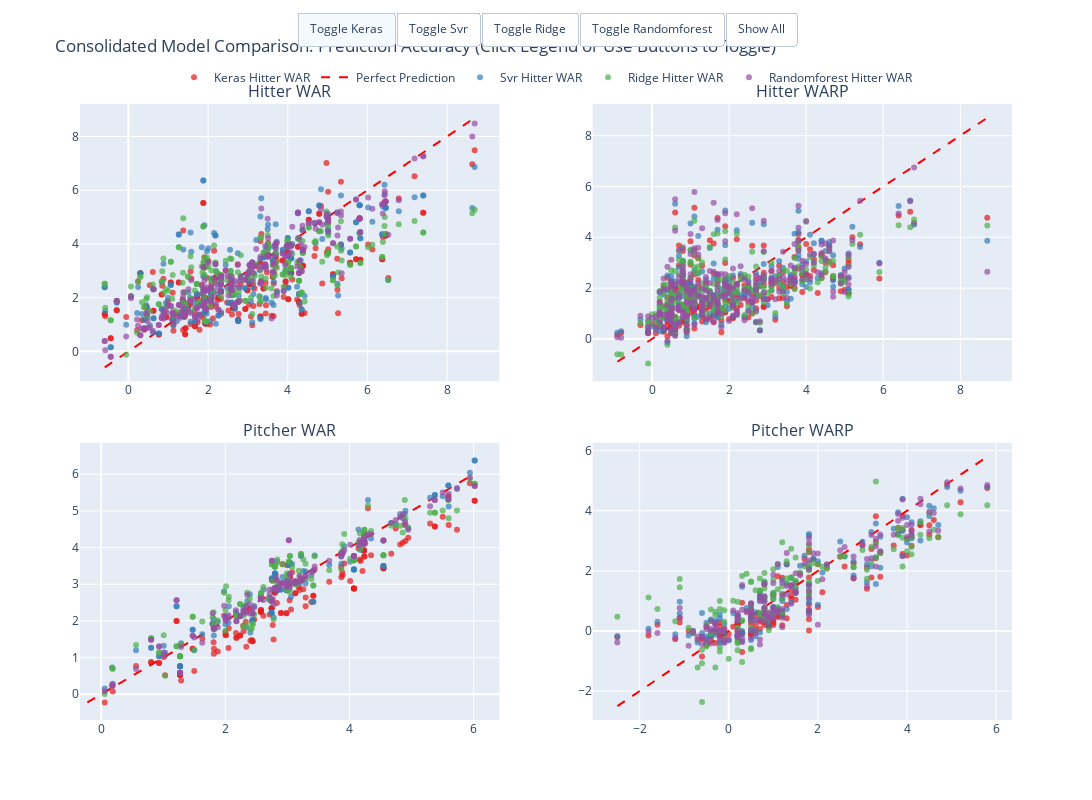
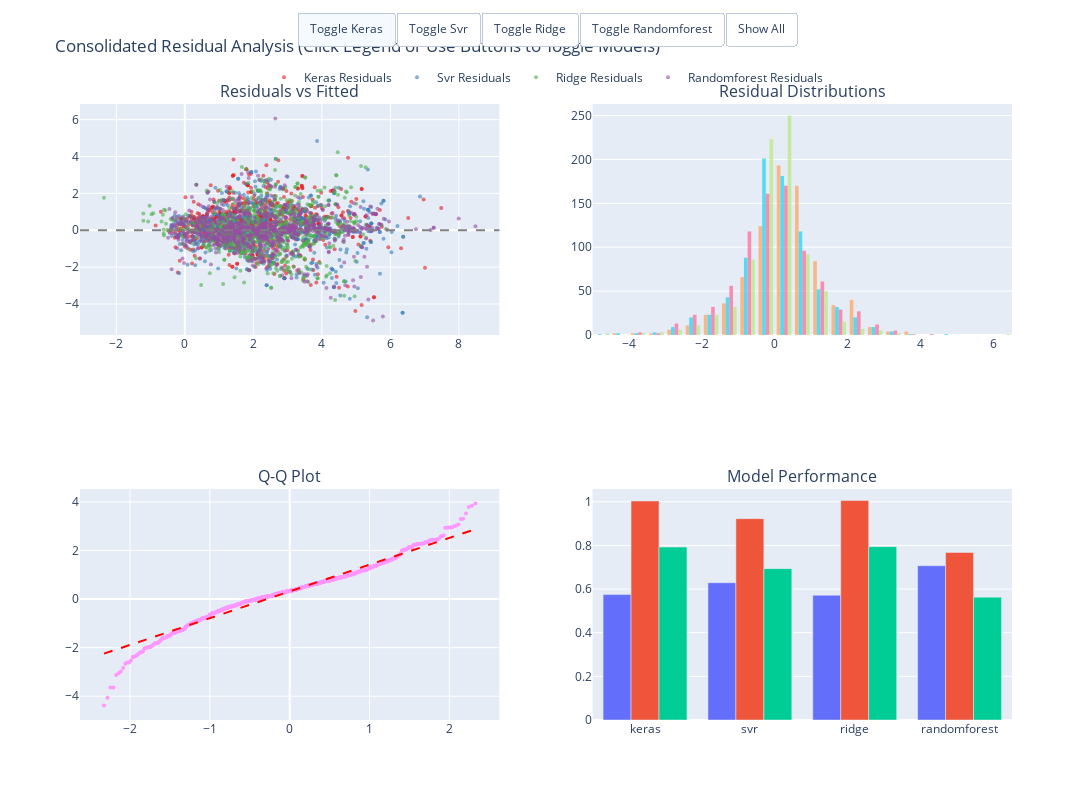

These figures' notebook cell, in order:
### Code cell
# === COMPREHENSIVE MODEL ANALYSIS WITH ENHANCED VISUALIZATIONS ===
def analyze_model_performance_with_visualizations(model_results):
    """Comprehensive model analysis with restored visualization capabilities"""
    print("COMPREHENSIVE MODEL ANALYSIS WITH ENHANCED VISUALIZATIONS")
    print("="*70)
    
    # Auto-select best models for comparison
    best_models = select_best_models_by_category(model_results)
    print(f"Selected best models: {[m.upper() for m in best_models]}")
    
    # 1. Consolidated Model Comparison
    print("\nCreating consolidated model comparison plots...")
    comparison_stats = plot_consolidated_model_comparison(
        model_results, 
        model_names=best_models,
        show_residuals=True,
        show_metrics=True
    )
    
    # 2. Enhanced Quadrant Analysis
    print("\nCreating enhanced quadrant analysis with dual accuracy zones...")
    plot_quadrant_analysis_px_toggle(
        model_results,
        model_names=best_models,
        show_hitters=True,
        show_pitchers=True
    )
    
    # 3. Animated Temporal Analysis
    print("\nCreating animated temporal analysis...")
    plot_war_warp_animated(
        model_results,
        model_names=best_models,
        show_hitters=True,
        show_pitchers=True
    )
    
    # 4. Comprehensive Residual Analysis
    print("\nSEARCH Creating comprehensive residual analysis...")
    residual_stats = plot_comprehensive_residual_analysis(
        model_results,
        model_names=best_models
    )
    
    print("\nSUCCESS COMPREHENSIVE ANALYSIS COMPLETE!")
    print("Consolidated visualizations: All models compared on unified plots")
    print("Enhanced quadrant analysis: Dual accuracy zones with animation")
    print("Temporal analysis: Year-over-year performance evolution") 
    print("Residual diagnostics: Comprehensive model validation")
    print("Interactive features: Click legends, toggle traces, animate through time")
    
    return {
        'best_models': best_models,
        'comparison_stats': comparison_stats,
        'residual_stats': residual_stats,
        'model_results': model_results
    }

# Execute comprehensive analysis (only run if model_results exists and has results)
try:
    if 'model_results' in locals() and len(model_results.results) > 0:
        comprehensive_analysis = analyze_model_performance_with_visualizations(model_results)
        print("\nCOMPREHENSIVE ANALYSIS WITH RESTORED VISUALIZATIONS COMPLETE!")
    else:
        print("No model results available for analysis - run model training first")
        comprehensive_analysis = None
except Exception as e:
    print(f"Comprehensive analysis failed: {e}")
    comprehensive_analysis = None

### Figure 1 — Plotly figure (JSON) as saved in the notebook; plotly's stock layout.template omitted (floating-point values rounded to 4 significant figures; data arrays with more than 128 entries replaced by an {"elided": "..."} marker saying what was removed)
{"data": [{"hovertemplate": "<b>%{text}</b><br>Actual: %{x:.3f}<br>Predicted: %{y:.3f}<br>Model: Keras<br><extra></extra>", "legendgroup": "Keras", "marker": {"color": "rgb(228,26,28)", "opacity": 0.7, "size": 6}, "mode": "markers", "name": "Keras Hitter WAR", "showlegend": true, "text": {"elided": "262 str values"}, "type": "scatter", "x": {"elided": "262 float values"}, "xaxis": "x", "y": {"elided": "262 float values"}, "yaxis": "y"}, {"legendgroup": "Perfect Prediction", "line": {"color": "red", "dash": "dash", "width": 2}, "mode": "lines", "name": "Perfect Prediction", "showlegend": true, "type": "scatter", "x": [-0.5952, 8.694], "xaxis": "x", "y": [-0.5952, 8.694], "yaxis": "y"}, {"hovertemplate": "<b>%{text}</b><br>Actual: %{x:.3f}<br>Predicted: %{y:.3f}<br>Model: Svr<br><extra></extra>", "legendgroup": "Svr", "marker": {"color": "rgb(55,126,184)", "opacity": 0.7, "size": 6}, "mode": "markers", "name": "Svr Hitter WAR", "showlegend": true, "text": {"elided": "262 str values"}, "type": "scatter", "x": {"elided": "262 float values"}, "xaxis": "x", "y": {"elided": "262 float values"}, "yaxis": "y"}, {"hovertemplate": "<b>%{text}</b><br>Actual: %{x:.3f}<br>Predicted: %{y:.3f}<br>Model: Ridge<br><extra></extra>", "legendgroup": "Ridge", "marker": {"color": "rgb(77,175,74)", "opacity": 0.7, "size": 6}, "mode": "markers", "name": "Ridge Hitter WAR", "showlegend": true, "text": {"elided": "262 str values"}, "type": "scatter", "x": {"elided": "262 float values"}, "xaxis": "x", "y": {"elided": "262 float values"}, "yaxis": "y"}, {"hovertemplate": "<b>%{text}</b><br>Actual: %{x:.3f}<br>Predicted: %{y:.3f}<br>Model: Randomforest<br><extra></extra>", "legendgroup": "Randomforest", "marker": {"color": "rgb(152,78,163)", "opacity": 0.7, "size": 6}, "mode": "markers", "name": "Randomforest Hitter WAR", "showlegend": true, "text": {"elided": "262 str values"}, "type": "scatter", "x": {"elided": "262 float values"}, "xaxis": "x", "y": {"elided": "262 float values"}, "yaxis": "y"}, {"hovertemplate": "<b>%{text}</b><br>Actual: %{x:.3f}<br>Predicted: %{y:.3f}<br>Model: Keras<br><extra></extra>", "legendgroup": "Keras", "marker": {"color": "rgb(228,26,28)", "opacity": 0.7, "size": 6}, "mode": "markers", "name": "Keras Hitter WARP", "showlegend": false, "text": {"elided": "262 str values"}, "type": "scatter", "x": {"elided": "262 float values"}, "xaxis": "x2", "y": {"elided": "262 float values"}, "yaxis": "y2"}, {"legendgroup": "Perfect Prediction", "line": {"color": "red", "dash": "dash", "width": 2}, "mode": "lines", "name": "Perfect Prediction", "showlegend": false, "type": "scatter", "x": [-0.9, 8.7], "xaxis": "x2", "y": [-0.9, 8.7], "yaxis": "y2"}, {"hovertemplate": "<b>%{text}</b><br>Actual: %{x:.3f}<br>Predicted: %{y:.3f}<br>Model: Svr<br><extra></extra>", "legendgroup": "Svr", "marker": {"color": "rgb(55,126,184)", "opacity": 0.7, "size": 6}, "mode": "markers", "name": "Svr Hitter WARP", "showlegend": false, "text": {"elided": "262 str values"}, "type": "scatter", "x": {"elided": "262 float values"}, "xaxis": "x2", "y": {"elided": "262 float values"}, "yaxis": "y2"}, {"hovertemplate": "<b>%{text}</b><br>Actual: %{x:.3f}<br>Predicted: %{y:.3f}<br>Model: Ridge<br><extra></extra>", "legendgroup": "Ridge", "marker": {"color": "rgb(77,175,74)", "opacity": 0.7, "size": 6}, "mode": "markers", "name": "Ridge Hitter WARP", "showlegend": false, "text": {"elided": "262 str values"}, "type": "scatter", "x": {"elided": "262 float values"}, "xaxis": "x2", "y": {"elided": "262 float values"}, "yaxis": "y2"}, {"hovertemplate": "<b>%{text}</b><br>Actual: %{x:.3f}<br>Predicted: %{y:.3f}<br>Model: Randomforest<br><extra></extra>", "legendgroup": "Randomforest", "marker": {"color": "rgb(152,78,163)", "opacity": 0.7, "size": 6}, "mode": "markers", "name": "Randomforest Hitter WARP", "showlegend": false, "text": {"elided": "262 str values"}, "type": "scatter", "x": {"elided": "262 float values"}, "xaxis": "x2", "y": {"elided": "262 float values"}, "yaxis": "y2"}, {"hovertemplate": "<b>%{text}</b><br>Actual: %{x:.3f}<br>Predicted: %{y:.3f}<br>Model: Keras<br><extra></extra>", "legendgroup": "Keras", "marker": {"color": "rgb(228,26,28)", "opacity": 0.7, "size": 6}, "mode": "markers", "name": "Keras Pitcher WAR", "showlegend": false, "text": {"elided": "143 str values"}, "type": "scatter", "x": {"elided": "143 float values"}, "xaxis": "x3", "y": {"elided": "143 float values"}, "yaxis": "y3"}, {"legendgroup": "Perfect Prediction", "line": {"color": "red", "dash": "dash", "width": 2}, "mode": "lines", "name": "Perfect Prediction", "showlegend": false, "type": "scatter", "x": [-0.2218, 6.016], "xaxis": "x3", "y": [-0.2218, 6.016], "yaxis": "y3"}, {"hovertemplate": "<b>%{text}</b><br>Actual: %{x:.3f}<br>Predicted: %{y:.3f}<br>Model: Svr<br><extra></extra>", "legendgroup": "Svr", "marker": {"color": "rgb(55,126,184)", "opacity": 0.7, "size": 6}, "mode": "markers", "name": "Svr Pitcher WAR", "showlegend": false, "text": {"elided": "143 str values"}, "type": "scatter", "x": {"elided": "143 float values"}, "xaxis": "x3", "y": {"elided": "143 float values"}, "yaxis": "y3"}, {"hovertemplate": "<b>%{text}</b><br>Actual: %{x:.3f}<br>Predicted: %{y:.3f}<br>Model: Ridge<br><extra></extra>", "legendgroup": "Ridge", "marker": {"color": "rgb(77,175,74)", "opacity": 0.7, "size": 6}, "mode": "markers", "name": "Ridge Pitcher WAR", "showlegend": false, "text": {"elided": "143 str values"}, "type": "scatter", "x": {"elided": "143 float values"}, "xaxis": "x3", "y": {"elided": "143 float values"}, "yaxis": "y3"}, {"hovertemplate": "<b>%{text}</b><br>Actual: %{x:.3f}<br>Predicted: %{y:.3f}<br>Model: Randomforest<br><extra></extra>", "legendgroup": "Randomforest", "marker": {"color": "rgb(152,78,163)", "opacity": 0.7, "size": 6}, "mode": "markers", "name": "Randomforest Pitcher WAR", "showlegend": false, "text": {"elided": "143 str values"}, "type": "scatter", "x": {"elided": "143 float values"}, "xaxis": "x3", "y": {"elided": "143 float values"}, "yaxis": "y3"}, {"hovertemplate": "<b>%{text}</b><br>Actual: %{x:.3f}<br>Predicted: %{y:.3f}<br>Model: Keras<br><extra></extra>", "legendgroup": "Keras", "marker": {"color": "rgb(228,26,28)", "opacity": 0.7, "size": 6}, "mode": "markers", "name": "Keras Pitcher WARP", "showlegend": false, "text": {"elided": "143 str values"}, "type": "scatter", "x": {"elided": "143 float values"}, "xaxis": "x4", "y": {"elided": "143 float values"}, "yaxis": "y4"}, {"legendgroup": "Perfect Prediction", "line": {"color": "red", "dash": "dash", "width": 2}, "mode": "lines", "name": "Perfect Prediction", "showlegend": false, "type": "scatter", "x": [-2.5, 5.8], "xaxis": "x4", "y": [-2.5, 5.8], "yaxis": "y4"}, {"hovertemplate": "<b>%{text}</b><br>Actual: %{x:.3f}<br>Predicted: %{y:.3f}<br>Model: Svr<br><extra></extra>", "legendgroup": "Svr", "marker": {"color": "rgb(55,126,184)", "opacity": 0.7, "size": 6}, "mode": "markers", "name": "Svr Pitcher WARP", "showlegend": false, "text": {"elided": "143 str values"}, "type": "scatter", "x": {"elided": "143 float values"}, "xaxis": "x4", "y": {"elided": "143 float values"}, "yaxis": "y4"}, {"hovertemplate": "<b>%{text}</b><br>Actual: %{x:.3f}<br>Predicted: %{y:.3f}<br>Model: Ridge<br><extra></extra>", "legendgroup": "Ridge", "marker": {"color": "rgb(77,175,74)", "opacity": 0.7, "size": 6}, "mode": "markers", "name": "Ridge Pitcher WARP", "showlegend": false, "text": {"elided": "143 str values"}, "type": "scatter", "x": {"elided": "143 float values"}, "xaxis": "x4", "y": {"elided": "143 float values"}, "yaxis": "y4"}, {"hovertemplate": "<b>%{text}</b><br>Actual: %{x:.3f}<br>Predicted: %{y:.3f}<br>Model: Randomforest<br><extra></extra>", "legendgroup": "Randomforest", "marker": {"color": "rgb(152,78,163)", "opacity": 0.7, "size": 6}, "mode": "markers", "name": "Randomforest Pitcher WARP", "showlegend": false, "text": {"elided": "143 str values"}, "type": "scatter", "x": {"elided": "143 float values"}, "xaxis": "x4", "y": {"elided": "143 float values"}, "yaxis": "y4"}], "layout": {"annotations": [{"font": {"size": 16}, "showarrow": false, "text": "Hitter WAR", "x": 0.225, "xanchor": "center", "xref": "paper", "y": 1, "yanchor": "bottom", "yref": "paper"}, {"font": {"size": 16}, "showarrow": false, "text": "Hitter WARP", "x": 0.775, "xanchor": "center", "xref": "paper", "y": 1, "yanchor": "bottom", "yref": "paper"}, {"font": {"size": 16}, "showarrow": false, "text": "Pitcher WAR", "x": 0.225, "xanchor": "center", "xref": "paper", "y": 0.45, "yanchor": "bottom", "yref": "paper"}, {"font": {"size": 16}, "showarrow": false, "text": "Pitcher WARP", "x": 0.775, "xanchor": "center", "xref": "paper", "y": 0.45, "yanchor": "bottom", "yref": "paper"}], "height": 800, "legend": {"orientation": "h", "x": 0.5, "xanchor": "center", "y": 1.02, "yanchor": "bottom"}, "title": {"text": "Consolidated Model Comparison: Prediction Accuracy (Click Legend or Use Buttons to Toggle)"}, "updatemenus": [{"buttons": [{"args": [{"visible": "toggle"}, [0, 5, 10, 15]], "label": "Toggle Keras", "method": "restyle"}, {"args": [{"visible": "toggle"}, [2, 7, 12, 17]], "label": "Toggle Svr", "method": "restyle"}, {"args": [{"visible": "toggle"}, [3, 8, 13, 18]], "label": "Toggle Ridge", "method": "restyle"}, {"args": [{"visible": "toggle"}, [4, 9, 14, 19]], "label": "Toggle Randomforest", "method": "restyle"}, {"args": [{"visible": true}, [0, 1, 2, 3, 4, 5, 6, 7, 8, 9, 10, 11, 12, 13, 14, 15, 16, 17, 18, 19]], "label": "Show All", "method": "restyle"}], "direction": "right", "type": "buttons", "x": 0.5, "xanchor": "center", "y": 1.15, "yanchor": "top"}], "width": 1200, "xaxis": {"anchor": "y", "domain": [0, 0.45]}, "xaxis2": {"anchor": "y2", "domain": [0.55, 1]}, "xaxis3": {"anchor": "y3", "domain": [0, 0.45]}, "xaxis4": {"anchor": "y4", "domain": [0.55, 1]}, "yaxis": {"anchor": "x", "domain": [0.55, 1]}, "yaxis2": {"anchor": "x2", "domain": [0.55, 1]}, "yaxis3": {"anchor": "x3", "domain": [0, 0.45]}, "yaxis4": {"anchor": "x4", "domain": [0, 0.45]}}}

### Figure 2 — Plotly figure (JSON) as saved in the notebook; plotly's stock layout.template omitted (floating-point values rounded to 4 significant figures; data arrays with more than 128 entries replaced by an {"elided": "..."} marker saying what was removed)
{"data": [{"legendgroup": "Keras", "marker": {"color": "rgb(228,26,28)", "opacity": 0.6, "size": 4}, "mode": "markers", "name": "Keras Residuals", "showlegend": true, "type": "scatter", "x": {"elided": "810 float values"}, "xaxis": "x", "y": {"elided": "810 float values"}, "yaxis": "y"}, {"legendgroup": "Svr", "marker": {"color": "rgb(55,126,184)", "opacity": 0.6, "size": 4}, "mode": "markers", "name": "Svr Residuals", "showlegend": true, "type": "scatter", "x": {"elided": "810 float values"}, "xaxis": "x", "y": {"elided": "810 float values"}, "yaxis": "y"}, {"legendgroup": "Ridge", "marker": {"color": "rgb(77,175,74)", "opacity": 0.6, "size": 4}, "mode": "markers", "name": "Ridge Residuals", "showlegend": true, "type": "scatter", "x": {"elided": "810 float values"}, "xaxis": "x", "y": {"elided": "810 float values"}, "yaxis": "y"}, {"legendgroup": "Randomforest", "marker": {"color": "rgb(152,78,163)", "opacity": 0.6, "size": 4}, "mode": "markers", "name": "Randomforest Residuals", "showlegend": true, "type": "scatter", "x": {"elided": "810 float values"}, "xaxis": "x", "y": {"elided": "810 float values"}, "yaxis": "y"}, {"legendgroup": "Keras", "name": "Keras Distribution", "nbinsx": 30, "opacity": 0.7, "showlegend": false, "type": "histogram", "x": {"elided": "810 float values"}, "xaxis": "x2", "yaxis": "y2"}, {"legendgroup": "Svr", "name": "Svr Distribution", "nbinsx": 30, "opacity": 0.7, "showlegend": false, "type": "histogram", "x": {"elided": "810 float values"}, "xaxis": "x2", "yaxis": "y2"}, {"legendgroup": "Ridge", "name": "Ridge Distribution", "nbinsx": 30, "opacity": 0.7, "showlegend": false, "type": "histogram", "x": {"elided": "810 float values"}, "xaxis": "x2", "yaxis": "y2"}, {"legendgroup": "Randomforest", "name": "Randomforest Distribution", "nbinsx": 30, "opacity": 0.7, "showlegend": false, "type": "histogram", "x": {"elided": "810 float values"}, "xaxis": "x2", "yaxis": "y2"}, {"legendgroup": "Keras", "marker": {"size": 4}, "mode": "markers", "name": "Keras Q-Q", "showlegend": false, "type": "scatter", "x": {"elided": "810 float values"}, "xaxis": "x3", "y": {"elided": "810 float values"}, "yaxis": "y3"}, {"legendgroup": "Normal Line", "line": {"color": "red", "dash": "dash"}, "mode": "lines", "name": "Normal Line", "showlegend": false, "type": "scatter", "x": [-2.326, 2.326], "xaxis": "x3", "y": [-2.246, 2.878], "yaxis": "y3"}, {"legendgroup": "R^2", "name": "R^2", "showlegend": false, "type": "bar", "x": ["keras", "svr", "ridge", "randomforest"], "xaxis": "x4", "y": [0.5748, 0.6292, 0.572, 0.7069], "yaxis": "y4"}, {"legendgroup": "RMSE", "name": "RMSE", "showlegend": false, "type": "bar", "x": ["keras", "svr", "ridge", "randomforest"], "xaxis": "x4", "y": [1.004, 0.9228, 1.006, 0.7681], "yaxis": "y4"}, {"legendgroup": "MAE", "name": "MAE", "showlegend": false, "type": "bar", "x": ["keras", "svr", "ridge", "randomforest"], "xaxis": "x4", "y": [0.7925, 0.6938, 0.7946, 0.5631], "yaxis": "y4"}], "layout": {"annotations": [{"font": {"size": 16}, "showarrow": false, "text": "Residuals vs Fitted", "x": 0.225, "xanchor": "center", "xref": "paper", "y": 1, "yanchor": "bottom", "yref": "paper"}, {"font": {"size": 16}, "showarrow": false, "text": "Residual Distributions", "x": 0.775, "xanchor": "center", "xref": "paper", "y": 1, "yanchor": "bottom", "yref": "paper"}, {"font": {"size": 16}, "showarrow": false, "text": "Q-Q Plot", "x": 0.225, "xanchor": "center", "xref": "paper", "y": 0.375, "yanchor": "bottom", "yref": "paper"}, {"font": {"size": 16}, "showarrow": false, "text": "Model Performance", "x": 0.775, "xanchor": "center", "xref": "paper", "y": 0.375, "yanchor": "bottom", "yref": "paper"}], "height": 800, "legend": {"orientation": "h", "x": 0.5, "xanchor": "center", "y": 1.02, "yanchor": "bottom"}, "shapes": [{"line": {"color": "gray", "dash": "dash"}, "type": "line", "x0": 0, "x1": 1, "xref": "x domain", "y0": 0, "y1": 0, "yref": "y"}], "title": {"text": "Consolidated Residual Analysis (Click Legend or Use Buttons to Toggle Models)"}, "updatemenus": [{"buttons": [{"args": [{"visible": "toggle"}, [0, 4, 8]], "label": "Toggle Keras", "method": "restyle"}, {"args": [{"visible": "toggle"}, [1, 5]], "label": "Toggle Svr", "method": "restyle"}, {"args": [{"visible": "toggle"}, [2, 6]], "label": "Toggle Ridge", "method": "restyle"}, {"args": [{"visible": "toggle"}, [3, 7]], "label": "Toggle Randomforest", "method": "restyle"}, {"args": [{"visible": true}, [0, 1, 2, 3, 4, 5, 6, 7, 8, 9, 10, 11, 12]], "label": "Show All", "method": "restyle"}], "direction": "right", "type": "buttons", "x": 0.5, "xanchor": "center", "y": 1.15, "yanchor": "top"}], "width": 1200, "xaxis": {"anchor": "y", "domain": [0, 0.45]}, "xaxis2": {"anchor": "y2", "domain": [0.55, 1]}, "xaxis3": {"anchor": "y3", "domain": [0, 0.45]}, "xaxis4": {"anchor": "y4", "domain": [0.55, 1]}, "yaxis": {"anchor": "x", "domain": [0.625, 1]}, "yaxis2": {"anchor": "x2", "domain": [0.625, 1]}, "yaxis3": {"anchor": "x3", "domain": [0, 0.375]}, "yaxis4": {"anchor": "x4", "domain": [0, 0.375]}}}
